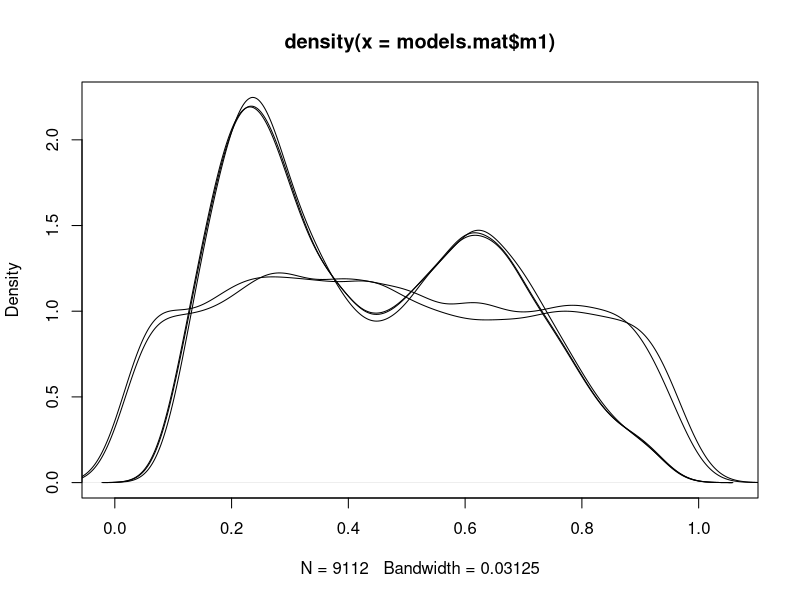

This chart was generated by the following R code:
rm(list=ls())
m1 <- read.csv('data/results/predictions-03102018-a.csv', stringsAsFactors = FALSE)
m2 <- read.csv('data/results/predictions-03102018-b.csv', stringsAsFactors = FALSE)
m3 <- read.csv('data/results/predictions-03102018-c.csv', stringsAsFactors = FALSE)
m4 <- read.csv('data/results/predictions-03102018-d.csv', stringsAsFactors = FALSE)
m5 <- read.csv('data/results/predictions-03102018-e.csv', stringsAsFactors = FALSE)

models.mat <- merge(m1, m2, by = "id")

models.mat <- merge(models.mat, m3, by = "id")

models.mat <- merge(models.mat, m4, by = "id")

models.mat <- merge(models.mat, m5, by = "id")

names(models.mat) <- c("id", "m1", "m2", "m3", "m4", "m5")

cor(models.mat[,c("m1", "m2", "m3", "m4", "m5")])
plot(density(models.mat$m1))
lines(density(models.mat$m2))
lines(density(models.mat$m3))
lines(density(models.mat$m4))
lines(density(models.mat$m5))
summary(models.mat)
